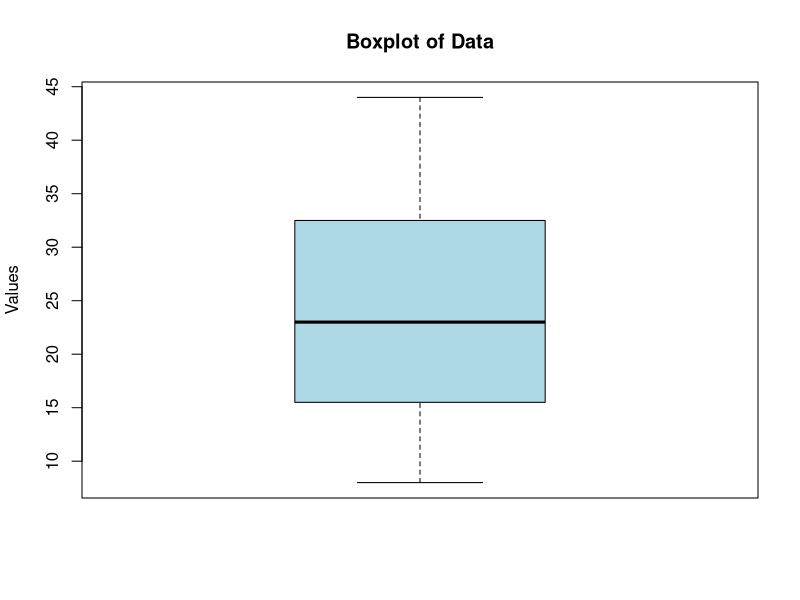

Reproduce this figure in R.

# Q14: Quartiles and Interquartile Range

x <- c(8, 12, 14, 17, 19, 22,
       24, 27, 30, 35, 39, 44)

cat("Q1:", quantile(x, 0.25), "\n")
cat("Q2 (Median):", quantile(x, 0.50), "\n")
cat("Q3:", quantile(x, 0.75), "\n")
cat("IQR:", IQR(x), "\n")

boxplot(x, main = "Boxplot of Data",
        ylab = "Values", col = "lightblue")
